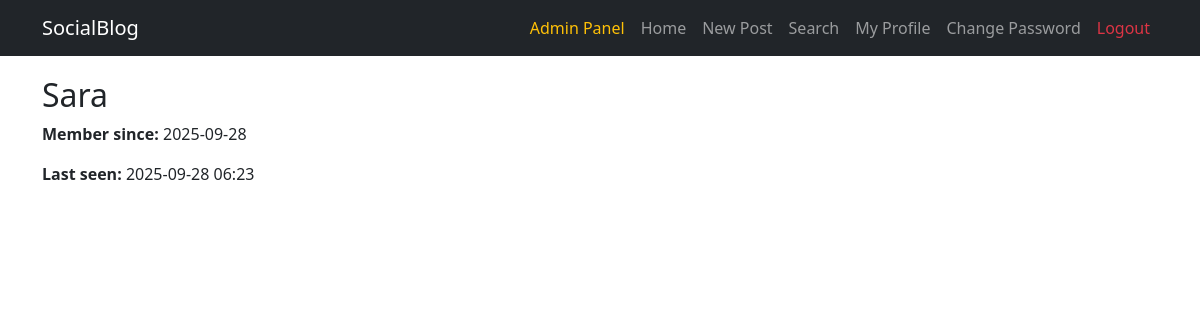
The page /user/Sara (signed in) on the database its author committed.
### app/models.py (models this page shows, shortened)
class User(UserMixin, db.Model):
    __tablename__ = "users"
    id = db.Column(db.Integer, primary_key=True)
    username = db.Column(db.String(64), unique=True, index=True)
    email = db.Column(db.String(120), unique=True, index=True)
    password_hash = db.Column(db.String(128))
    confirmed = db.Column(db.Boolean, default=False)
    role_id = db.Column(db.Integer, db.ForeignKey('roles.id'))
    name = db.Column(db.String(64))
    location = db.Column(db.String(64))
    bio = db.Column(db.Text())
    member_since = db.Column(db.DateTime(), default=db.func.now())
    last_seen = db.Column(db.DateTime(), default=db.func.now())
    posts = db.relationship('Post', backref='author', lazy='dynamic')
    comments = db.relationship('Comment', backref='author', lazy='dynamic')
    followed = db.relationship(
        'Follow',
        foreign_keys=[Follow.follower_id],
        backref=db.backref('follower', lazy='joined'),
        lazy='dynamic',
        cascade='all, delete-orphan'
    )
    followers = db.relationship(
        'Follow',
        foreign_keys=[Follow.followed_id],
        backref=db.backref('followed', lazy='joined'),
        lazy='dynamic',
        cascade='all, delete-orphan'
    )
    def can(self, perm):
        return self.role is not None and (self.role.permissions & perm) == perm
    def is_administrator(self):
        return self.can(Permission.ADMIN)
    @property
    def password(self):
        raise AttributeError("password is not readable")
    def ping(self):
        self.last_seen = datetime.utcnow()
        db.session.add(self)
        db.session.commit()

### app/main/views.py (the view)
@main.route('/user/<username>')
def user(username):
    user = User.query.filter_by(username=username).first_or_404()
    return render_template('user.html', user=user)

### app/auth/views.py (called while the page is built)
@auth.before_app_request
def before_request():
    if current_user.is_authenticated:
        current_user.ping()
        if not current_user.confirmed \
                and request.blueprint != 'auth' \
                and request.endpoint != 'static':
            return redirect(url_for('auth.unconfirmed'))

### app/models.py (called while the page is built)
@login_manager.user_loader
def load_user(user_id):
    return User.query.get(int(user_id))

### app/templates/user.html (shortened to what this page needs)
{% extends "base.html" %}
{% block content %}
  <h2>{{ user.username }}</h2>
  <p><strong>Member since:</strong> {{ user.member_since.strftime('%Y-%m-%d') }}</p>
  <p><strong>Last seen:</strong> {{ user.last_seen.strftime('%Y-%m-%d %H:%M') }}</p>
{% endblock %}

### app/templates/base.html (style rules this page uses)
body { padding-top: 60px; }

### rows shown on the page
User: username "Sara", member_since "2025-09-28", last_seen "2025-09-28 06:23"
